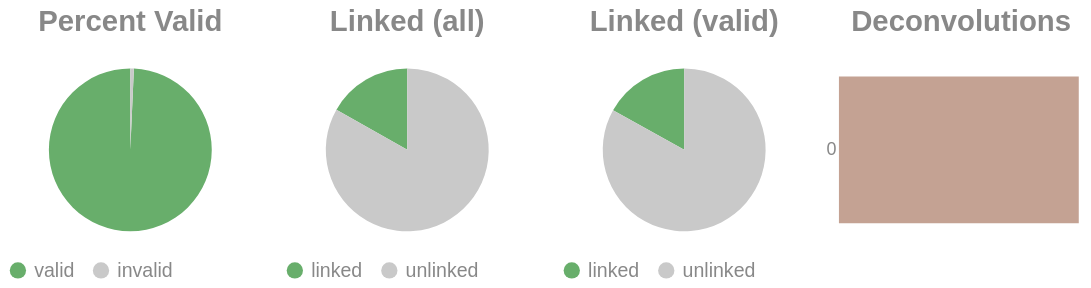

Notebook cell for this chart:
### Code cell
if SKIPLR:
    pass
else:
    clash = Counter()
    for i in valids['molecule'].to_list():
        _mol = i.split("-")
        if len(_mol) == 1:
            clash.update('0')
        else:
            clash.update(_mol[-1])

    _d = {"deconvolutions": [], 'count': []}
    for k,v in clash.items():
        _d['deconvolutions'].append(k)
        _d['count'].append(v)

    tot_valid = valids['reads'].sum()
    mask = valids['reads'] >= 2
    n_linked_reads = valids.filter(mask)['reads'].sum()
    if n_linked_reads == 0:
        print_html("No linked molecules (>=2 reads) were detected; skipping linked-only distributions.")
        SKIPLR = True
    else:
        perc_valid = round(tot_valid / n_reads, 4)
        linked_perc_abs = round(n_linked_reads / n_reads, 4)
        linked_perc = round(n_linked_reads / tot_valid, 4)

    _valid = pl.DataFrame({"valids": ['valid', 'invalid'], "count": [tot_valid, n_reads - tot_valid]})
    _linked_abs = pl.DataFrame({"linked (absolute)": ['linked', 'unlinked'], "count": [n_linked_reads, n_reads - n_linked_reads]})
    _linked_rel = pl.DataFrame({"linked (valids)": ['linked', 'unlinked'], "count": [n_linked_reads, tot_valid - n_linked_reads]})

    (
        alt.hconcat(
            piechart(_valid, goodval = 'valid', title = "Percent Valid"),
            piechart(_linked_abs, goodval = "linked", title =  "Linked (all)"),
            piechart(_linked_rel, goodval = "linked", title =  "Linked (valid)"),
            convolutionbar(pl.DataFrame(_d), title = "Deconvolutions"),
            center = True,
            bounds = 'flush'
        )
        .resolve_scale(color='independent')
        .resolve_legend('independent')
        .properties(usermeta={'embedOptions': {"actions": False}})
    ).display()

### Figure 1 — Vega-Lite specification as saved in the notebook (floating-point values rounded to 4 significant figures)
{"width": "container", "height": 400, "config": {"title": {"anchor": "start", "dy": -15, "fontSize": 18, "color": "#888888", "subtitleColor": "#888888", "subtitleFontSize": 14}, "arc": {"fill": "#0072B2"}, "axis": {"domainColor": "#888888", "domainWidth": 0.5, "gridWidth": 0.2, "grid": false, "titleFontWeight": 400, "titleFontSize": 15, "labelFontSize": 11, "labelColor": "#888888", "tickColor": "#888888", "tickWidth": 0.2, "titleColor": "#888888"}, "axisBand": {"grid": false}, "axisX": {"grid": true, "tickSize": 10, "domainCap": "round"}, "axisY": {"domain": false, "grid": true, "tickSize": 0, "domainCap": "round"}, "background": "transparent", "header": {"labelFontSize": 15, "labelColor": "#888888", "titleFontSize": 15, "titleFontWeight": 600, "titleColor": "#888888"}, "legend": {"labelFont": "sans-serif", "labelFontSize": 12, "labelColor": "#888888", "symbolSize": 100, "symbolType": "circle", "titleFontSize": 12, "titlePadding": 10, "titleColor": "#888888", "title": null}, "range": {"category": ["#E69F00", "#56B4E9", "#009E73", "#F0E442", "#0072B2", "#D55E00", "#CC79A7", "#000000"], "diverging": ["#cfe8f3", "#a2d4ec", "#73bfe2", "#46abdb", "#1696d2", "#12719e"]}, "area": {"fill": "#0072B2", "fillOpacity": 0.7, "line": true, "strokeOpacity": 0.7}, "line": {"color": "#0072B2", "stroke": "#0072B2", "strokeWidth": 2}, "trail": {"color": "#0072B2", "stroke": "#0072B2", "strokeWidth": 0, "size": 1}, "point": {"filled": true, "fillOpacity": 1.0, "size": 95}, "text": {"color": "#888888", "fontSize": 11, "align": "right", "fontWeight": 400, "size": 11}, "bar": {"fill": "#0072B2", "stroke": null}, "view": {"stroke": null, "continuousWidth": 660, "continuousHeight": 400}}, "hconcat": [{"data": {"name": "data-ead000fda12bfdcb5a5bbfdc31aabce3"}, "mark": {"type": "arc"}, "encoding": {"color": {"field": "valids", "legend": {"orient": "bottom", "title": null}, "scale": {"domain": ["valid", "invalid"], "range": ["#68ae6b", "#C9C9C9"]}, "title": "Valids", "type": "nominal"}, "theta": {"field": "count", "type": "quantitative"}, "tooltip": [{"field": "valids", "title": "Valids", "type": "ordinal"}, {"field": "percent", "format": ".2%", "title": "Percent", "type": "quantitative"}, {"field": "count", "title": "Count", "type": "quantitative"}]}, "height": 100, "title": {"text": "Percent Valid", "align": "center", "anchor": "middle"}, "transform": [{"calculate": "datum.count / 3048396", "as": "percent"}], "width": 150}, {"data": {"name": "data-a5dce8e7aec151fff717539cd663f2d7"}, "mark": {"type": "arc"}, "encoding": {"color": {"field": "linked (absolute)", "legend": {"orient": "bottom", "title": null}, "scale": {"domain": ["linked", "unlinked"], "range": ["#68ae6b", "#C9C9C9"]}, "title": "Linked (Absolute)", "type": "nominal"}, "theta": {"field": "count", "type": "quantitative"}, "tooltip": [{"field": "linked (absolute)", "title": "Linked (Absolute)", "type": "ordinal"}, {"field": "percent", "format": ".2%", "title": "Percent", "type": "quantitative"}, {"field": "count", "title": "Count", "type": "quantitative"}]}, "height": 100, "title": {"text": "Linked (all)", "align": "center", "anchor": "middle"}, "transform": [{"calculate": "datum.count / 3048396", "as": "percent"}], "width": 150}, {"data": {"name": "data-890df77c1fc5628f41eef3fcdaaed8dd"}, "mark": {"type": "arc"}, "encoding": {"color": {"field": "linked (valids)", "legend": {"orient": "bottom", "title": null}, "scale": {"domain": ["linked", "unlinked"], "range": ["#68ae6b", "#C9C9C9"]}, "title": "Linked (Valids)", "type": "nominal"}, "theta": {"field": "count", "type": "quantitative"}, "tooltip": [{"field": "linked (valids)", "title": "Linked (Valids)", "type": "ordinal"}, {"field": "percent", "format": ".2%", "title": "Percent", "type": "quantitative"}, {"field": "count", "title": "Count", "type": "quantitative"}]}, "height": 100, "title": {"text": "Linked (valid)", "align": "center", "anchor": "middle"}, "transform": [{"calculate": "datum.count / 3027058", "as": "percent"}], "width": 150}, {"data": {"name": "data-f20afe5cfb42cac598db061fecf32d18"}, "mark": {"type": "bar"}, "encoding": {"color": {"field": "deconvolutions", "legend": null, "scale": {"scheme": "lightgreyred"}, "type": "nominal"}, "tooltip": [{"field": "deconvolutions", "title": "Deconvolutions", "type": "ordinal"}, {"field": "percent", "format": ".2%", "title": "Percent", "type": "quantitative"}, {"field": "count", "title": "Count", "type": "quantitative"}], "x": {"axis": null, "field": "count", "type": "quantitative"}, "y": {"field": "deconvolutions", "sort": "ascending", "title": null, "type": "nominal"}}, "height": 100, "title": {"text": "Deconvolutions", "align": "center", "anchor": "middle"}, "transform": [{"calculate": "datum.count / 2748291", "as": "percent"}], "width": 150}], "bounds": "flush", "center": true, "resolve": {"legend": {"angle": "independent"}, "scale": {"color": "independent"}}, "usermeta": {"embedOptions": {"actions": false}}, "$schema": "https://vega.github.io/schema/vega-lite/v6.1.0.json", "datasets": {"data-ead000fda12bfdcb5a5bbfdc31aabce3": [{"valids": "valid", "count": 3027058}, {"valids": "invalid", "count": 21338}], "data-a5dce8e7aec151fff717539cd663f2d7": [{"linked (absolute)": "linked", "count": 511619}, {"linked (absolute)": "unlinked", "count": 2536777}], "data-890df77c1fc5628f41eef3fcdaaed8dd": [{"linked (valids)": "linked", "count": 511619}, {"linked (valids)": "unlinked", "count": 2515439}], "data-f20afe5cfb42cac598db061fecf32d18": [{"deconvolutions": "0", "count": 2748291}]}}
